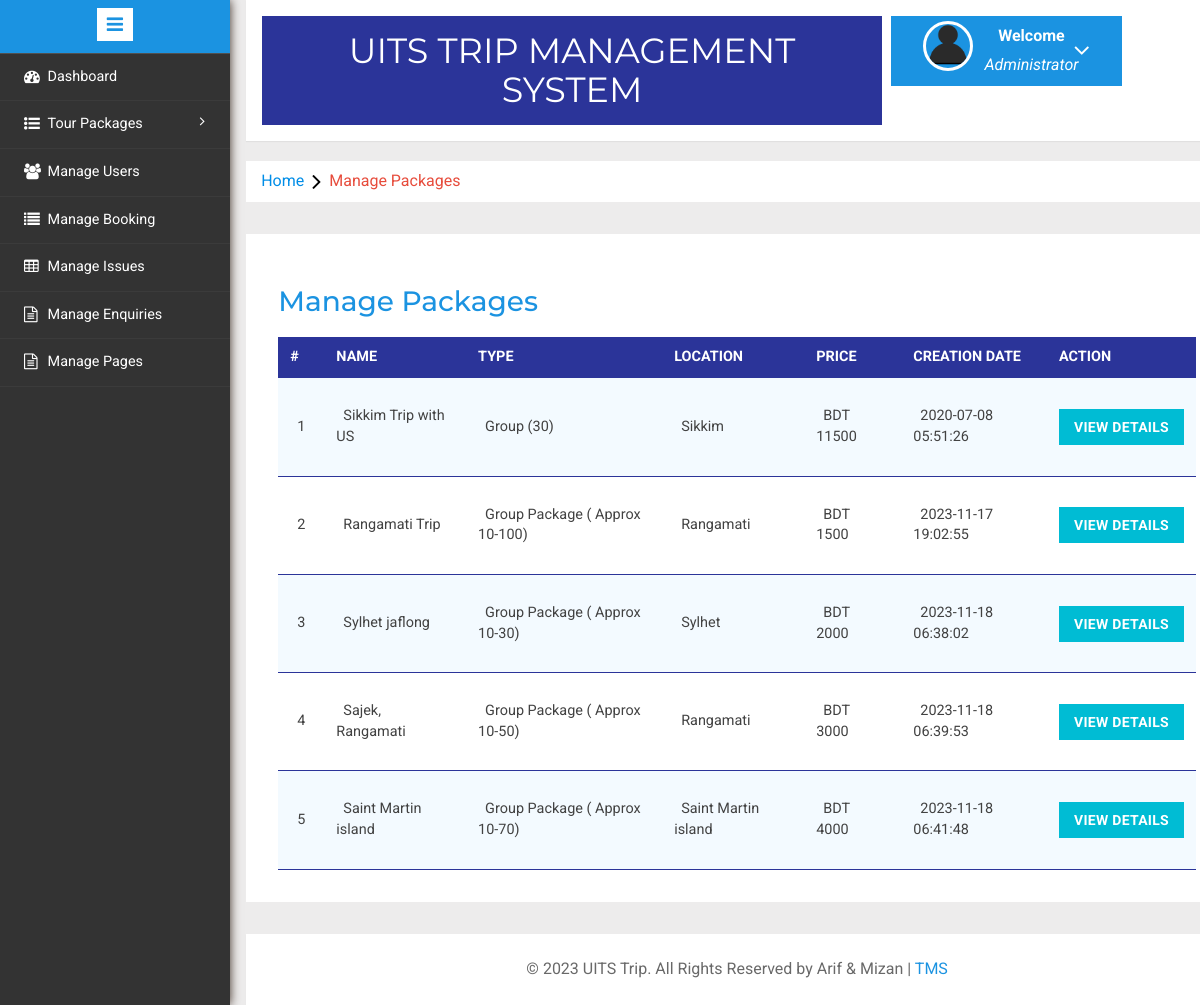
/uits-trip/admin/manage-packages.php (signed in), run on the app's committed database.
### tables this page shows
CREATE TABLE `tbltourpackages` (
  `PackageId` int(11) NOT NULL,
  `PackageName` varchar(200) DEFAULT NULL,
  `PackageType` varchar(150) DEFAULT NULL,
  `PackageLocation` varchar(100) DEFAULT NULL,
  `PackagePrice` int(11) DEFAULT NULL,
  `PackageFetures` varchar(255) DEFAULT NULL,
  `PackageDetails` mediumtext DEFAULT NULL,
  `PackageImage` varchar(100) DEFAULT NULL,
  `Creationdate` timestamp NULL DEFAULT current_timestamp(),
  `UpdationDate` timestamp NULL DEFAULT NULL ON UPDATE current_timestamp()
);

### uits-trip/admin/manage-packages.php (the view, shortened to what this page needs)
<?php
include('includes/config.php');
if(strlen($_SESSION['alogin'])==0)
	{
header('location:index.php');
}
else{
	?>
<!DOCTYPE HTML>
<html>
<head>
<link href="css/bootstrap.min.css" rel='stylesheet' type='text/css' />
<link href="css/style.css" rel='stylesheet' type='text/css' />
<link rel="stylesheet" href="css/morris.css" type="text/css"/>
<link href="css/font-awesome.css" rel="stylesheet">
<link rel="stylesheet" type="text/css" href="css/table-style.css" />
<link rel="stylesheet" type="text/css" href="css/basictable.css" />
<link rel="stylesheet" href="css/icon-font.min.css" type='text/css' />
</head>
<body>
   <div class="page-container">
<div class="left-content">
	   <div class="mother-grid-inner">
				<?php include('includes/header.php');?>
				</div>
<ol class="breadcrumb">
                <li class="breadcrumb-item"><a href="index.html">Home</a><i class="fa fa-angle-right"></i>Manage Packages</li>
            </ol>
<div class="agile-grids">
				<div class="agile-tables">
					<div class="w3l-table-info">
					  <h2>Manage Packages</h2>
					    <table id="table">
						<thead>
						  <tr>
						  <th>#</th>
							<th >Name</th>
							<th>Type</th>
							<th>Location</th>
							<th>Price</th>
							<th>Creation Date</th>
							<th>Action</th>
						  </tr>
						</thead>
						<tbody>
<?php $sql = "SELECT * from TblTourPackages";
$query = $dbh -> prepare($sql);
$query->execute();
$results=$query->fetchAll(PDO::FETCH_OBJ);
$cnt=1;
if($query->rowCount() > 0)
{
foreach($results as $result)
{				?>
						  <tr>
							<td><?php echo htmlentities($cnt);?></td>
							<td><?php echo htmlentities($result->PackageName);?></td>
							<td><?php echo htmlentities($result->PackageType);?></td>
							<td><?php echo htmlentities($result->PackageLocation);?></td>
							<td>BDT <?php echo htmlentities($result->PackagePrice);?></td>
							<td><?php echo htmlentities($result->Creationdate);?></td>
							<td><a href="update-package.php?pid=<?php echo htmlentities($result->PackageId);?>"><button type="button" class="btn btn-primary btn-block">View Details</button></a></td>
						  </tr>
						 <?php $cnt=$cnt+1;} }?>
						</tbody>
					  </table>
					</div>
			</div>
<?php include('includes/footer.php');?>
</div>
</div>
						<?php include('includes/sidebarmenu.php');?>
							</div>
</body>
</html>
<?php } ?>

### uits-trip/admin/css/table-style.css (style rules this page uses)
table { background: white; border-collapse: collapse; margin: 1.25em 0 0; width: 100%; }
table tr, table th, table td { border: none; border-bottom: 1px solid #2b3499; font-size: 0.95em; }
table th, table td { padding: 10px 12px; text-align: left; }
table th { background: #2b3499; color: #fff; text-transform: uppercase; }
table tr td { background: #f3faff; color: #424242; }
table tr:nth-of-type(2n + 2) td { background: #ffffff; }
table { width: 100%; }

### data on the page
tbltourpackages: PackageName "Sikkim Trip with US", PackageType "Group (30)", PackageLocation "Sikkim", PackagePrice "11500", Creationdate "2020-07-08 05:51:26"
tbltourpackages: PackageName "Rangamati Trip", PackageType "Group Package ( Approx 10-100)", PackageLocation "Rangamati", PackagePrice "1500", Creationdate "2023-11-17 19:02:55"
tbltourpackages: PackageName "Sylhet jaflong", PackageType "Group Package ( Approx 10-30)", PackageLocation "Sylhet", PackagePrice "2000", Creationdate "2023-11-18 06:38:02"
tbltourpackages: PackageName "Sajek, Rangamati", PackageType "Group Package ( Approx 10-50)", PackageLocation "Rangamati", PackagePrice "3000", Creationdate "2023-11-18 06:39:53"
tbltourpackages: PackageName "Saint Martin island", PackageType "Group Package ( Approx 10-70)", PackageLocation "Saint Martin island", PackagePrice "4000", Creationdate "2023-11-18 06:41:48"
